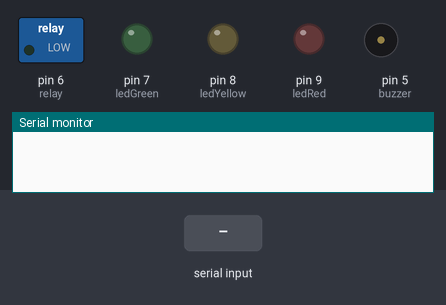
This sketch was run on a simulated Arduino Uno, built with avr-gcc and run on an emulated ATmega328P. On the bench: switched loads named in the sketch (green lamp = pin HIGH), output pins drawn as LEDs (lit = HIGH), buzzer (waves = sounding, pin HIGH), the last lines printed to the serial monitor. The inputs (shaded band) are chosen by the test bench.

Above: at 1.2 s.
1.3 s: "Ya" received over Serial
At 3.2 s:
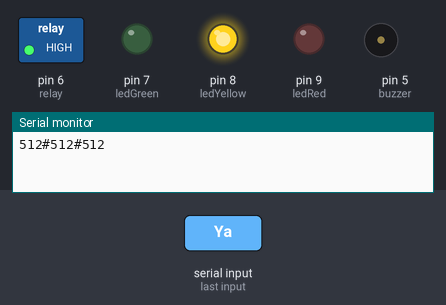
Timing chart, 0 to 4.7 s (numbered marks = the images above; inputs shaded):
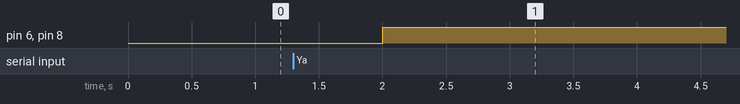

The sketch:

soil.ino
```cpp
//penyiraman tanaman otomatis

const int pinDigital = A0; //inisialisasi pin sensor
const int relay = 6; //inisialisasi pin relay
const int ledGreen = 7; //inisialisasi pin led hijau
const int ledYellow = 8; //inisialisasi pin led
const int ledRed = 9; //inisialisasi pin led merah
const int ldr = A1; //inisialisasi ldr
const int rain = A2; //inisialisasi sensor hujan
const int buzzer = 5;

void setup() {
  // put your setup code here, to run once:
Serial.begin (9600); //memanggil serial monitor
pinMode(pinDigital, INPUT); //menetapkan pin A0 sebagai input
pinMode(relay, OUTPUT); //menetapkan pin 6 sebagai output
pinMode(ledGreen, OUTPUT); //menetapkan pin 7 sebagai output
pinMode(ledYellow, OUTPUT); //menetapkan pin 8 sebagai output
pinMode(ledRed, OUTPUT); //menetapkan pin 9 sebagai output
pinMode(buzzer, OUTPUT);

}

void loop() {
    // put your main code here, to run repeatedly:
  String minta = "";
  while(Serial.available()>0)
  {
    minta += char(Serial.read());
  }

  minta.trim();

  if(minta == "Ya")
  {
    kirimdata();
  }

  minta = "";
  delay(1000);
}
void kirimdata(){
  // put your main code here, to run repeatedly:
int cahaya = analogRead(ldr); //membaca nilai sensor ldr
int hujan = analogRead(rain); //membaca nilai sensor hujan
int dataAnalog = analogRead (pinDigital); //membaca nilai dari pin sensor
//print hasil ke serial monitor
//Serial.print ("Kelembaban = ");
//Serial.println (dataAnalog);

//jika nilai A0 kurang dari 500, maka print kata serta nyalakan led hijau dan matikan led kuning, merah dan juga relay
if (dataAnalog < 500){
  //Serial.println(" (Tanah Masih Basah) ");
  digitalWrite(ledGreen, HIGH);
  digitalWrite(ledYellow, LOW);
  digitalWrite(ledRed, LOW);
  digitalWrite(relay, LOW);
 }

//tetapi jila nilai A0 kurang dari 900, maka print kata serta nyalakan led kuning dan relay, kemudian matikan led hijau dan merah
else if (dataAnalog < 800){
  //Serial.println(" (Kelembaban Masih Cukup) ");
  digitalWrite(ledGreen, LOW);
  digitalWrite(ledYellow, HIGH);
  digitalWrite(ledRed, LOW);
  digitalWrite(relay, HIGH);
}

//selain dari itu, hanya nyalakan led merah dan relay
else {//Serial.println (" (Taman Perlu Disiram) ");
digitalWrite(ledGreen, LOW);
digitalWrite(ledYellow, LOW);
digitalWrite(ledRed, HIGH);
digitalWrite(relay, HIGH);
}
//nilai sensor hujan
if (hujan <= 500){
  //Serial.println("Cuaca Sedang hujan");
  //Serial.println(hujan);
  digitalWrite(buzzer, HIGH);
  }
else {//Serial.println ("Cuaca Sedang Tidak Hujan");
//Serial.println(hujan);
digitalWrite(buzzer, LOW);
}
//Serial.println("Cahaya Yang Terdeteksi = ");
//Serial.println(cahaya);
//Serial.println();

String datakirim = String(dataAnalog) + "#" + String(hujan) + "#" + String(cahaya);
Serial.println(datakirim);
delay(2000);
}
```

Measured:
- after the input at 1.3 s, pin 6 (relay), pin 8 (ledYellow): LOW → HIGH after 0.70 s
